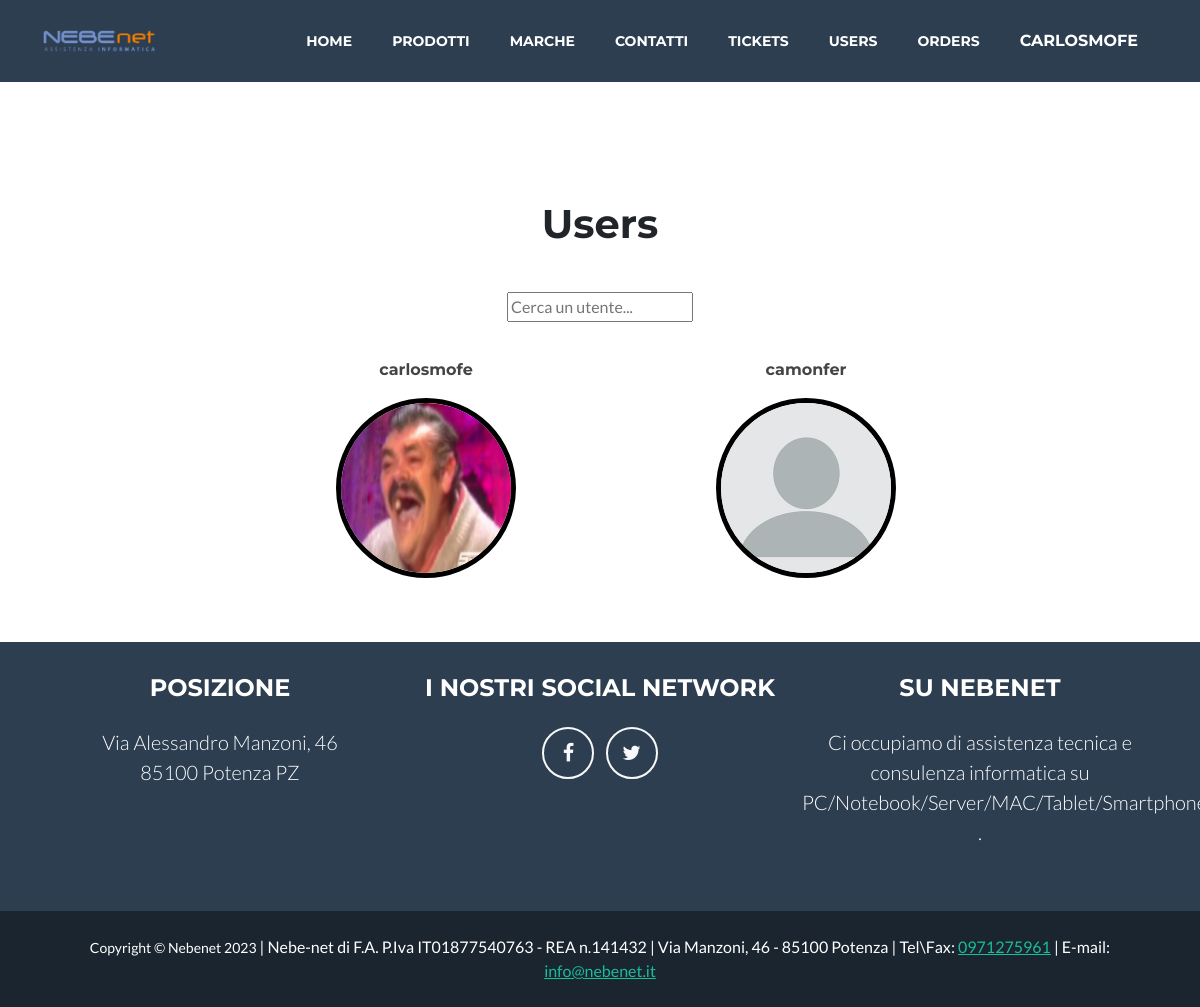
Page /usuarios/ (signed in) on the earlier database version.
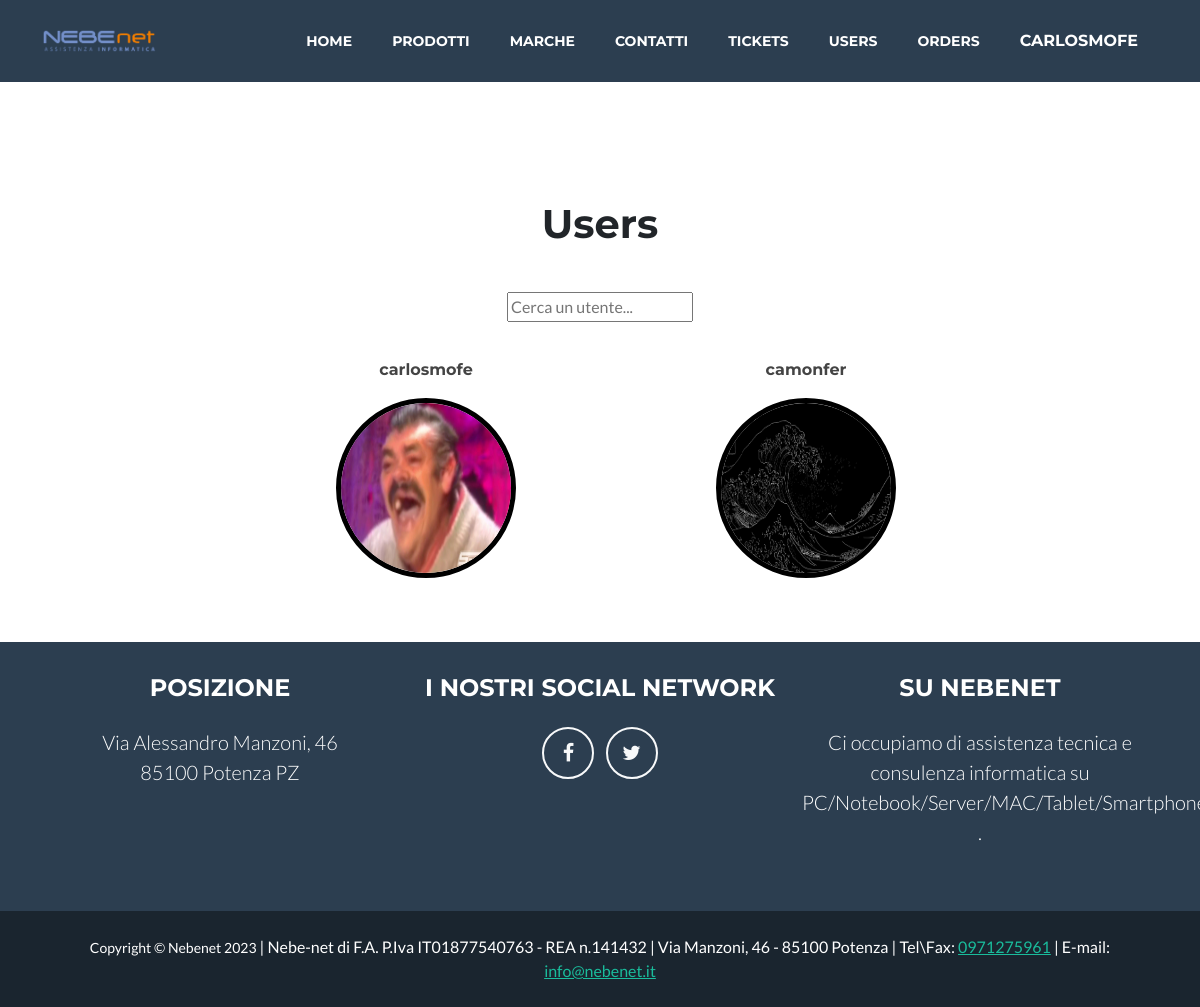
Same page on the later database version.
### nebenet_app/models.py (models this page shows, shortened)
class User(AbstractUser):
    email = models.EmailField(unique=True)
    image = models.ImageField(upload_to ='img/')
    date = models.DateTimeField(auto_now=True)

### nebenet_app/views.py (the view)
# urls.py: path('usuarios/', User_List.as_view(), name="usuarios-lista"),
class User_List(UserPassesTestMixin,LoginRequiredMixin, ListView):
    model = User
    template_name = "./nebenet_app/user_list.html"
    def test_func(self):
        user = self.request.user
        return self.request.user.is_staff or user.groups.filter(name='dependiente').exists()

### nebenet_app/templatetags/filtro.py (called while the page is built)
@register.filter
def tiene_rol_o_grupo(user):
    return user.groups.filter(name='dependiente').exists() or user.is_staff

### nebenet_app/templates/nebenet_app/user_list.html (shortened to what this page needs)
{% extends 'base.html' %}
{% block content %}
{% load static %}
<header class="masthead">
</header>
<center><h1>Users</h1></center>
    <body>
    <center>
    <div class="padding3 container">
        <form action="{% url 'search' %}" method="get" >
            <input name="q" type="text" placeholder="Cerca un utente...">
        </form>
    </div>
        <center>
        <ul>
                <div class="container">
                    <div class="row justify-content-center">
          {% for user in object_list %}
                    <div class="col-md-6 col-lg-4 mb-5">
                        <div class="portfolio-item mx-auto" data-bs-toggle="modal" data-bs-target="#portfolioModal{{ forloop.counter0 }}">
                            <div class="portfolio-item-caption d-flex align-items-center justify-content-center h-100 w-100">
                                <p class="nombrepro">{{ user.username }}</p>
                            </div>
                            <a href="{{ user.pk }}"><img class="img-fluidbrand1"
                            {% if user.image %}src="/media/{{ user.image }}"{% else %} src="/static/assets/img/noprof.webp"{% endif %}alt="..." /></a>
                        </div>
                    </div>
            {% endfor %}
        </ul>
        </center>
    </body>
{% endblock %}

Differences in the rows shown:
changed User "camonfer": image: picture added in place of a placeholder
